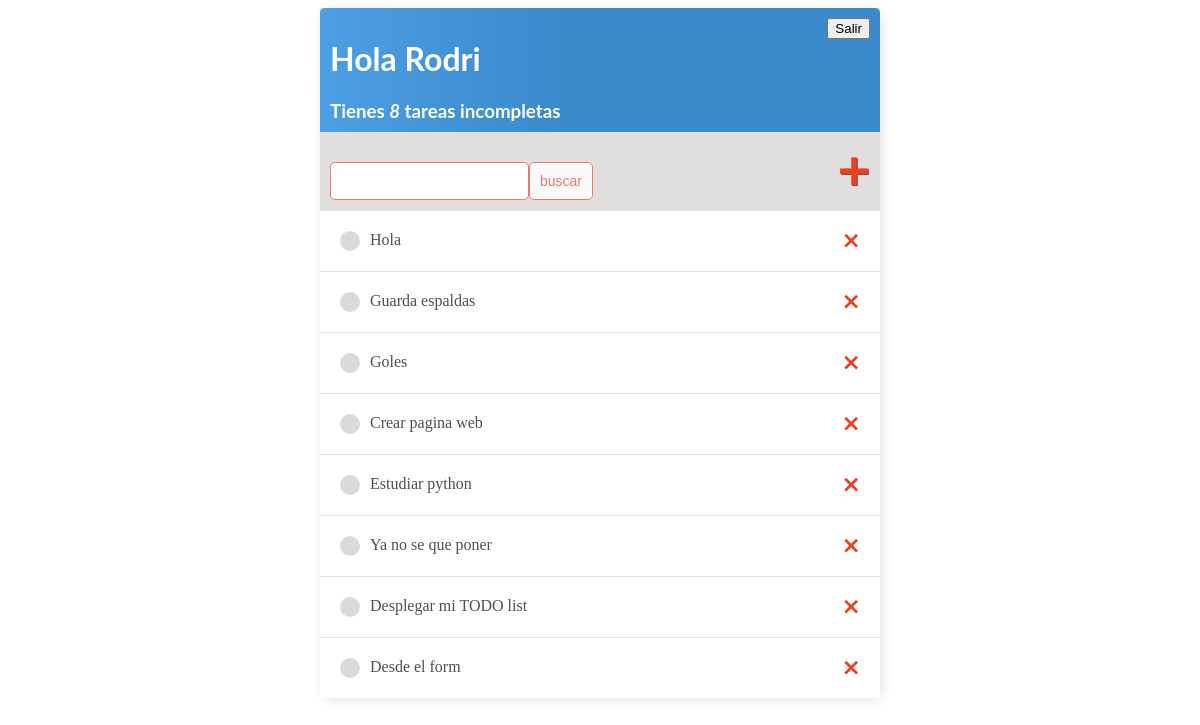
The app's page / (signed in) with its own data.
### base/models.py (models this page shows)
class Tarea(models.Model):
    usuario     = models.ForeignKey(User, on_delete=models.CASCADE, null=True,blank=True)
    titulo      = models.CharField(max_length=200)
    descripcion = models.TextField(null=True,blank=True)
    completo    = models.BooleanField(default=False)
    creado      = models.DateTimeField(auto_now_add= True)
    def __str__(self):
        return self.titulo
    class Meta:
        ordering = ['completo']

### base/views.py (the view)
# urls.py: path('', ListaPendientes.as_view(), name='tareas'),
class ListaPendientes(LoginRequiredMixin,ListView):
    model                       = Tarea
    context_object_name         = 'tareas'
    def get_context_data(self, **kwargs):
        context =  super().get_context_data(**kwargs)
        context ['tareas'] = context ['tareas'].filter(usuario=self.request.user)
        context ['count'] = context ['tareas'].filter(completo=False).count()
        valor_buscado = self.request.GET.get('area-buscar') or ''
        if valor_buscado:
            context ['tareas'] = context ['tareas'].filter(titulo__icontains = valor_buscado)
            context ['valor_buscado'] = valor_buscado
        return context

### base/templates/base/tarea_list.html (shortened to what this page needs)
{% extends "base/principal.html" %}
{% block content %}
<div class="barra-superior">
    <div>
        <h1>Hola {{request.user|title}}</h1>
        <h3 style="margin:0">Tienes <i>{{count}}</i> tarea{{count|pluralize}} incompleta{{count|pluralize}}</h3>
    </div>
{% if request.user.is_authenticated %}
<form action="{% url 'logout' %}" method="post">
    <button type="submit">Salir</button>
</form>
{% else %}
<a href= "{% url 'login' %}">Ingresar</a>
{% endif%}
</div>
<div id="envoltorio-agregar-buscar">
    <form method="GET" style="margin-top: 20px; display: flex;">
        <input type="text" name="area-buscar" value="{{valor_buscado}}">
        <input class='boton' type="submit" value="buscar">
    </form>
    <a id='enlace-agregar' href="{% url 'crear-tarea' %}">&#x1F7A5;</a>
</div>
<div class="envoltorio-items-tarea">
    {% for tarea in tareas %}
    <div class="envoltorio-tarea">
        {% if tarea.completo %}
        <div class="titulo-tarea">
            <div class="icono-tarea-completa"></div>
            <i><s><a href="{% url 'editar-tarea' tarea.id %}">{{tarea}}</a></s></i>
        </div>
        <a class='enlace-eliminar' href="{% url 'eliminar-tarea' tarea.id %}">&#x2A2F;</a>
        {% else %}
        <div class="titulo-tarea">
            <div class="icono-tarea-incompleta"></div>
            <a href="{% url 'editar-tarea' tarea.id %}">{{tarea}}</a>
        </div>
        <a class='enlace-eliminar' href="{% url 'eliminar-tarea' tarea.id %}">&#x2A2F;</a>
        {% endif %}
    </div>
    {% empty %}
    <h3>No hay elementos en esta lista</h3>
    {% endfor %}
</div>
{% endblock content %}

### base/templates/base/principal.html (style rules this page uses)
h1, h2, h3, h4, h5, h6 { font-family: 'Lato', sans-serif; }
a, p { color: #996E66; }
.barra-superior { display: flex; justify-content: space-between; color: #ffffff; padding: 10px; border-radius: 5px 5px 0 0; background: linear-gradient(90deg, #4D9FE3 0%, #3A8ACC 43%, #3A8ACC 100%); }
.envoltorio-tarea { display: flex; align-items: center; justify-content: space-between; padding: 20px; background-color: #ffffff; border-top: 1px solid rgb(225, 225, 225); }
.titulo-tarea { display: flex; }
.titulo-tarea a { text-decoration: none; color: #4B5156; margin-left: 10px; }
.icono-tarea-incompleta { height: 20px; width: 20px; background-color: rgb(218, 218, 218); border-radius: 50px; }
.enlace-eliminar { text-decoration: none; font-weight: 900; color: #EA4220; font-size: 22px; line-height: 0; }
#envoltorio-agregar-buscar { display: flex; justify-content: space-between; align-items: center; padding: 10px; }
#enlace-agregar { color: #EA4220; text-decoration: none; font-size: 42px; text-shadow: 1px 1px #81413B; }
input[type=text], input[type=password], textarea { border: 1px solid #EB796F; border-radius: 5px; padding: 10px; width: 90%; }
.boton { border: 1px solid #EB796F; background-color: #FAFAFA; color: #EB796F; padding: 10px; font-size: 14px; border-radius: 5px; cursor: pointer; text-decoration: none; }

### records on screen
Tarea: titulo "Hola"
Tarea: titulo "Guarda espaldas"
Tarea: titulo "Goles"
Tarea: titulo "Crear pagina web"
Tarea: titulo "Estudiar python"
Tarea: titulo "Ya no se que poner"
Tarea: titulo "Desplegar mi TODO list"
Tarea: titulo "Desde el form"

### other values on screen
{{ request.user|title }} "Rodri"
{{ count }} "8"
